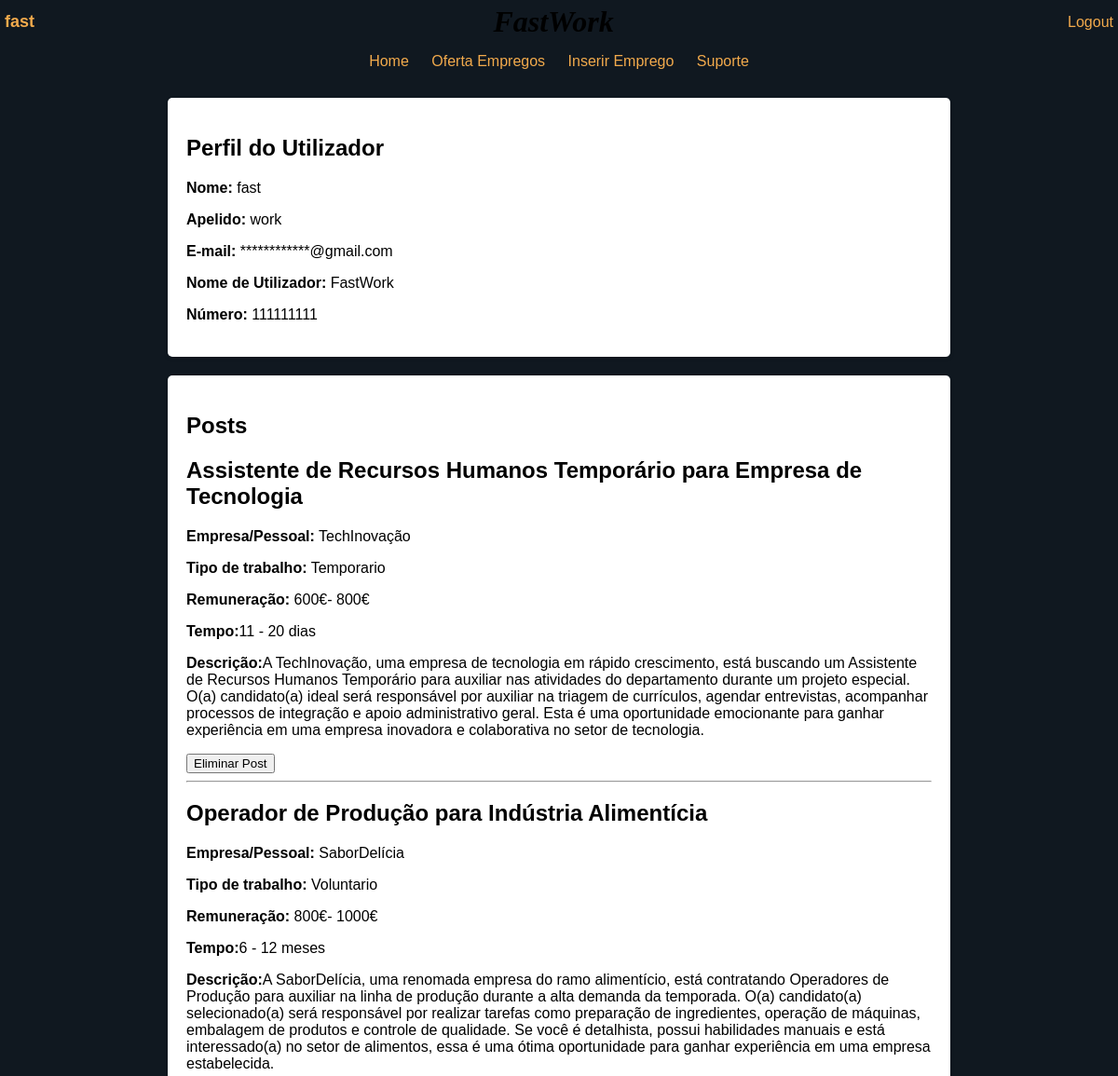
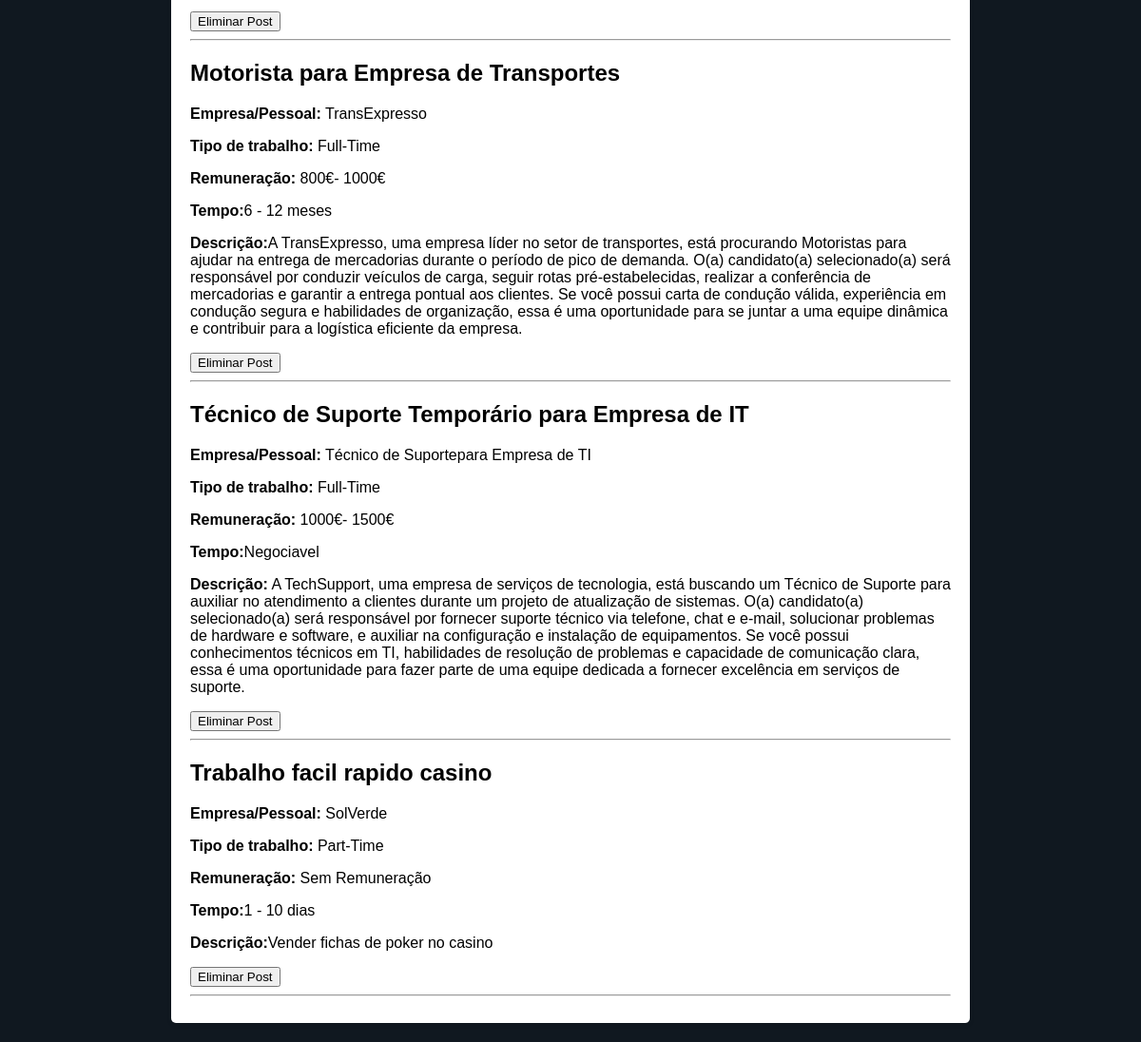
The page /perfil.php (signed in) on the database its author committed (2 pictures, top to bottom).
### tables this page shows
CREATE TABLE `utilizador` (
  `id` int(11) NOT NULL,
  `nome` varchar(50) DEFAULT NULL,
  `apelido` varchar(50) DEFAULT NULL,
  `utilizador` varchar(50) DEFAULT NULL,
  `email` varchar(50) DEFAULT NULL,
  `password` varchar(50) DEFAULT NULL,
  `numero` bigint(20) DEFAULT NULL
);

CREATE TABLE `post` (
  `id` int(11) NOT NULL,
  `utilizador_id` int(11) DEFAULT NULL,
  `titulo` varchar(255) DEFAULT NULL,
  `empresa` varchar(255) DEFAULT NULL,
  `tipoTrabalho` varchar(255) DEFAULT NULL,
  `ordenado` varchar(20) DEFAULT NULL,
  `tempo` varchar(255) DEFAULT NULL,
  `descricao` text DEFAULT NULL,
  `data_criacao` datetime DEFAULT current_timestamp()
);

### perfil.php (the view, shortened to what this page needs)
<?php
$utilizadorID = $_SESSION['utilizador'];
require_once 'db_conn.php';
$query = "SELECT nome, apelido, email, utilizador, numero FROM utilizador WHERE id = $utilizadorID";
$result = $mysqli->query($query);
if ($result->num_rows > 0) {
    $row = $result->fetch_assoc();
    $nome = $row['nome'];
    $apelido = $row['apelido'];
    $email = $row['email'];
    $nomeUtilizador = $row['utilizador'];
    $numero = $row['numero'];
} else {
    $nome = "Nome do Usuário";
    $apelido = "Apelido do Usuário";
    $email = "E-mail do Usuário";
    $nomeUtilizador = "Nome de Utilizador";
    $numero = "Número do Usuário";
}
$queryPosts = "SELECT id, titulo, empresa, tipoTrabalho, ordenado, tempo, descricao FROM post WHERE utilizador_id = $utilizadorID";
$resultPosts = $mysqli->query($queryPosts);
?>
<!DOCTYPE html>
<html>
<head>
  <link rel="stylesheet" type="text/css" href="perfil.css">
</head>
<body>
<div id="header">
    <a href="perfil.php" id="username"><?php echo $nome; ?></a>
    <h1 id="header-title">FastWork</h1>
    <a href="homepage2.php?logout=true" id="logout-btn">Logout</a>
  </div>
  <div id="navbar">
    <a href="homepage2.php">Home</a>
    <a href="empregos.php">Oferta Empregos</a>
    <a href="InserirEmprego.php">Inserir Emprego</a>
    <a href="Suporte.php">Suporte</a>
  </div>
  <div class="content">
    <h2>Perfil do Utilizador</h2>
    <p><strong>Nome:</strong> <?php echo $nome; ?></p>
    <p><strong>Apelido:</strong> <?php echo $apelido; ?></p>
    <p><strong>E-mail:</strong> <?php echo $email; ?></p>
    <p><strong>Nome de Utilizador:</strong> <?php echo $nomeUtilizador; ?></p>
    <p><strong>Número:</strong> <?php echo $numero; ?></p>
  </div>
  <div class="content">
    <h2>Posts</h2>
    <?php
    if ($resultPosts->num_rows > 0) {
        while ($rowPosts = $resultPosts->fetch_assoc()) {
            $titulo = $rowPosts['titulo'];
            $empresa = $rowPosts['empresa'];
            $tipotrabalho = $rowPosts['tipoTrabalho'];
            $ordenado = $rowPosts['ordenado'];
            $tempo = $rowPosts['tempo'];
            $descricao = $rowPosts['descricao'];
            echo "<h2>$titulo</h2>";
            echo "<p><strong>Empresa/Pessoal:</strong> $empresa</p>";
            echo "<p><strong>Tipo de trabalho:</strong> $tipotrabalho</p>";
            echo "<p><strong>Remuneração:</strong> $ordenado</p>";
            echo "<p><strong>Tempo:</strong>$tempo</p>";
            echo "<p><strong>Descrição:</strong>$descricao</p>";
            echo "<form action='eliminar_post.php' method='post'>";
            echo "<input type='submit' value='Eliminar Post'>";
            echo "</form>";
            echo "<hr>";
        }
    } else {
        echo "<p>Nenhum post encontrado.</p>";
    }
    ?>
  </div>
</body>
</html>

### perfil.css (style rules this page uses)
body { font-family: Arial, sans-serif; margin: 0; padding: 0; background: #101820FF url('imagens/fundohome3.jpg') no-repeat center center fixed; background-size: cover; }
#header { background-color: #333; color: #fff; padding: 20px; text-align: center; position: relative; }
h1 { color: #F2AA4CFF; font-family: "Source Serif Pro"; font-style: italic; text-align: center; }
.content { max-width: 800px; margin: 20px auto; padding: 20px; background-color: #fff; border-radius: 5px; box-shadow: 0 2px 5px rgba(0, 0, 0, 0.1); }
#header { display: flex; align-items: center; justify-content: space-between; background-color: #101820FF; color: #F2AA4CFF; padding: 5px; }
#header-title { color: rgb(0, 0, 0); font-style: italic; margin: 0; padding: 0; text-align: center; margin-left: 5px; }
#logout-btn { color: #F2AA4CFF; text-decoration: none; }
#navbar { background-color: #101820FF; padding: 10px; text-align: center; }
#navbar a { color: #F2AA4CFF; text-decoration: none; margin: 0 10px; }
#username { font-size: 18px; font-weight: bold; color: #F2AA4CFF; cursor: pointer; text-decoration: none; }

### rows shown on the page
utilizador: nome "fast", apelido "work", email "************@gmail.com", utilizador "FastWork", numero "111111111"
post: titulo "Assistente de Recursos Humanos Temporário para Empresa de Tecnologia", empresa "TechInovação", tipoTrabalho "Temporario", ordenado "600€- 800€", tempo "11 - 20 dias", descricao "A TechInovação, uma empresa de tecnologia em rápido crescimento, está buscando um Assistente de Recursos Humanos Temporário para auxiliar nas atividades do departamento durante um projeto especial. O(a) candidato(a) ideal será responsável por auxiliar na triagem de currículos, agendar entrevistas, acompanhar processos de integração e apoio administrativo geral. Esta é uma oportunidade emocionante para ganhar experiência em uma empresa inovadora e colaborativa no setor de tecnologia."
post: titulo "Operador de Produção para Indústria Alimentícia", empresa "SaborDelícia", tipoTrabalho "Voluntario", ordenado "800€- 1000€", tempo "6 - 12 meses", descricao "A SaborDelícia, uma renomada empresa do ramo alimentício, está contratando Operadores de Produção para auxiliar na linha de produção durante a alta demanda da temporada. O(a) candidato(a) selecionado(a) será responsável por realizar tarefas como preparação de ingredientes, operação de máquinas, embalagem de produtos e controle de qualidade. Se você é detalhista, possui habilidades manuais e está interessado(a) no setor de alimentos, essa é uma ótima oportunidade para ganhar experiência em uma empresa estabelecida."
post: titulo "Motorista para Empresa de Transportes", empresa "TransExpresso", tipoTrabalho "Full-Time", ordenado "800€- 1000€", tempo "6 - 12 meses", descricao "A TransExpresso, uma empresa líder no setor de transportes, está procurando Motoristas para ajudar na entrega de mercadorias durante o período de pico de demanda. O(a) candidato(a) selecionado(a) será responsável por conduzir veículos de carga, seguir rotas pré-estabelecidas, realizar a conferência de mercadorias e garantir a entrega pontual aos clientes. Se você possui carta de condução válida, experiência em condução segura e habilidades de organização, essa é uma oportunidade para se juntar a uma equipe dinâmica e contribuir para a logística eficiente da empresa."
post: titulo "Técnico de Suporte Temporário para Empresa de IT", empresa "Técnico de Suportepara Empresa de TI", tipoTrabalho "Full-Time", ordenado "1000€- 1500€", tempo "Negociavel", descricao "A TechSupport, uma empresa de serviços de tecnologia, está buscando um Técnico de Suporte para auxiliar no atendimento a clientes durante um projeto de atualização de sistemas. O(a) candidato(a) selecionado(a) será responsável por fornecer suporte técnico via telefone, chat e e-mail, solucionar problemas de hardware e software, e auxiliar na configuração e instalação de equipamentos. Se você possui conhecimentos técnicos em TI, habilidades de resolução de problemas e capacidade de comunicação clara, essa é uma oportunidade para fazer parte de uma equipe dedicada a fornecer excelência em serviços de suporte."
post: titulo "Trabalho facil rapido casino", empresa "SolVerde", tipoTrabalho "Part-Time", ordenado "Sem Remuneração", tempo "1 - 10 dias", descricao "Vender fichas de poker no casino"
